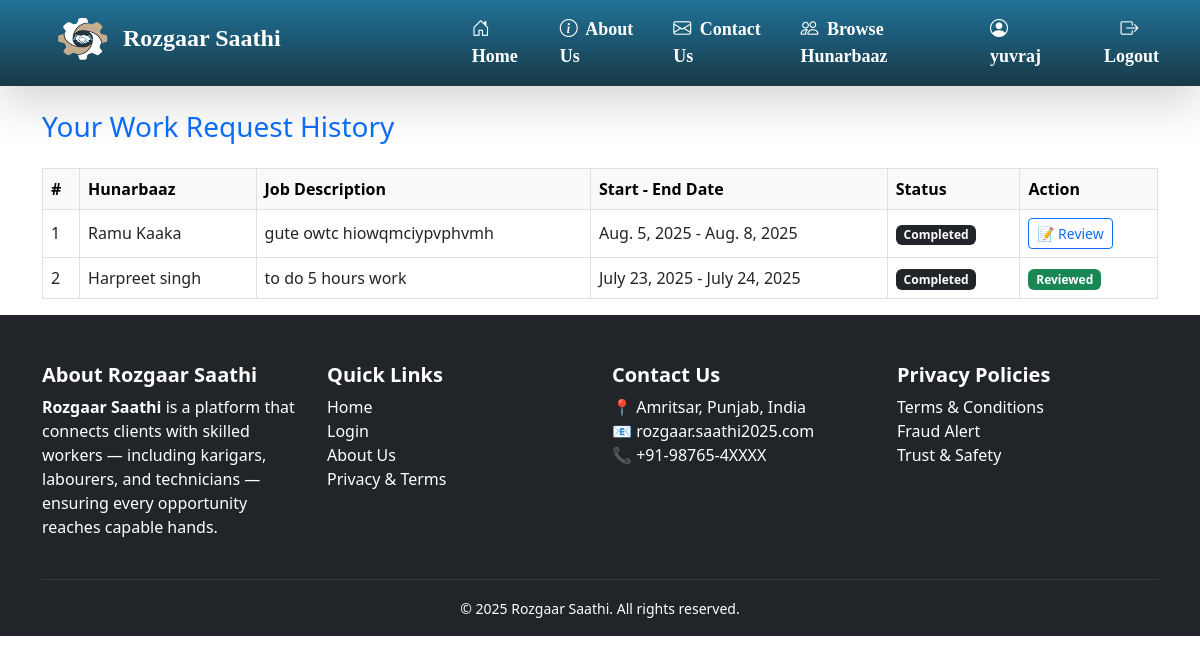
Page /client/requests/history/ (signed in) on the earlier database version.
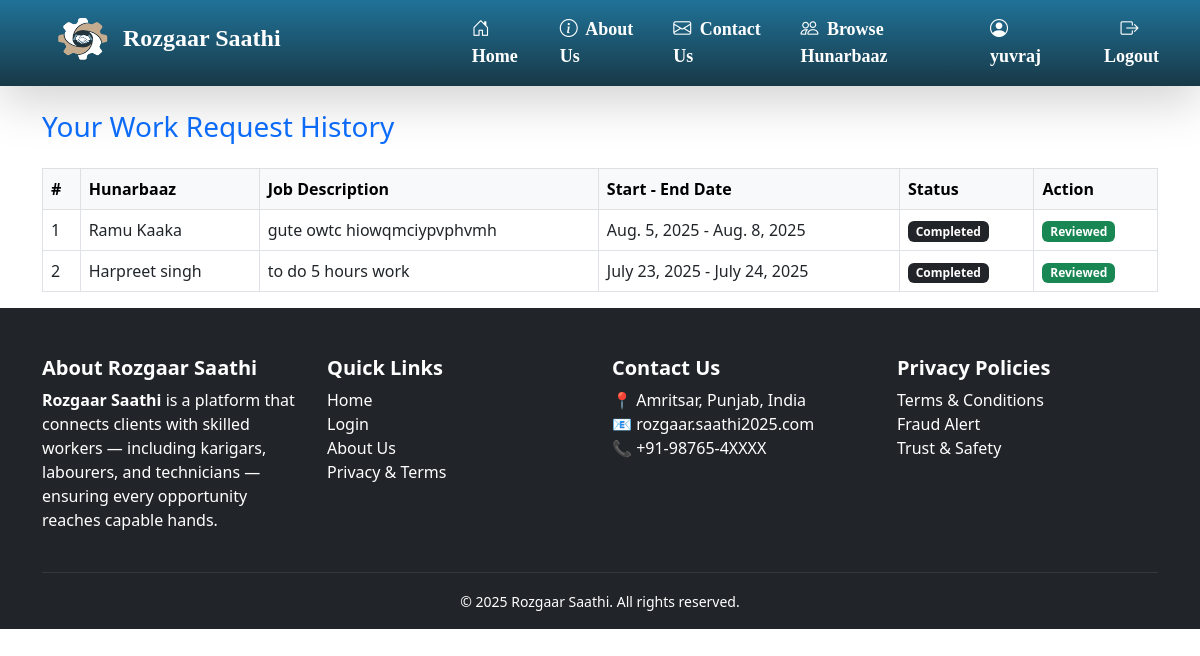
Same page on the later database version.
### client/models.py (models this page shows, shortened)
class PostRequest(models.Model):
    client = models.ForeignKey(User, on_delete=models.CASCADE, related_name='sent_requests')
    hunarbaaz = models.ForeignKey('hunarbaaz.Hunarbaaz', on_delete=models.CASCADE, related_name='received_requests')
    job_description = models.TextField()
    location = models.CharField(max_length=100)
    start_date = models.DateField(help_text="Start date of the job",null=False,blank=True)
    end_date = models.DateField(help_text="Expected completion date",null=False,blank=True)
    JOB_TYPE_CHOICES = [
        ('residential', 'Residential'),
        ('commercial', 'Commercial'),
    ]
    job_type = models.CharField(max_length=20,choices=JOB_TYPE_CHOICES,default='residential',help_text="Type of job location")
    working_hours = models.PositiveIntegerField(
        null=True,
        blank=True,
        help_text="Estimated total working hours for this job"
    )
    is_accepted = models.BooleanField(null=True, blank=True)  # None = Pending, True = Accepted, False = Rejected
    is_completed = models.BooleanField(default=False)
    is_cancelled = models.BooleanField(default=False, help_text="Whether the client has cancelled the request")
    created_at = models.DateTimeField(auto_now_add=True)
    rating = models.IntegerField(
    validators=[MinValueValidator(1), MaxValueValidator(5)],
    null=True,
    blank=True,
    help_text="Client rating after completion (1 to 5)"
)
    review = models.TextField(null=True, blank=True, help_text="Optional client feedback")

### hunarbaaz/models.py (models this page shows, shortened)
class Hunarbaaz(models.Model):
    SKILL_CHOICES = [
        ('', 'Tell us your skill'),  # placeholder
        ('Construction', 'Construction'),
        ('Electrician', 'Electrician'),
        ('Painter', 'Painter'),
        ('Domestic Worker', 'Domestic Worker'),
        ('Plumber', 'Plumber'),
        ('Carpenter', 'Carpenter'),
        ('Electronics Repair', 'Electronics Repair'),
        ('Mechanic', 'Mechanic'),
        ('Others', 'Others'),
    ]
    locations=[
        ('','Select you location'),
        ('Vallah/Verka','Vallah/Verka'),
        ('Hall Bazaar','Hall Bazaar'),
        ('Ranjit-Avenue','Ranjit-Avenue'),
        ('Company-bagh','Company-bagh'),
        ('Golden-gate','Golden-gate'),
        ('Putlighar','Putlighar'),
        ('Ramgharia gate','Ramgharia gate'),
        ('Batala-road','Batala-road'),
        ('Majitha-road','Majitha-road'),
        ('Ram Bagh','Ram Bagh'),
        ('other','other')
    ]
    GENDER_CHOICES = [("","-------"),
        ("M", "Male"),
        ("F", "Female"),
        ("O", "Other"),
    ]
    user = models.OneToOneField(User, on_delete=models.CASCADE)
    full_name = models.CharField(max_length=100)
    mobile = models.CharField(max_length=10,unique=True,validators=[mobile_validator])
    gender = models.CharField(
        max_length=1,
        choices=GENDER_CHOICES,
        default="M",
        verbose_name="Gender",
    )
    skill = models.CharField(max_length=50, choices=SKILL_CHOICES)
    location = models.CharField(max_length=100, choices=locations)
    experience = models.PositiveIntegerField(help_text="Years of experience")
    aadhaar_number = models.CharField(max_length=12,unique=True,validators=[aadhaar_validator])
    wages = models.PositiveIntegerField(help_text="required pay for 8 hours" ,blank=False,null=False, default=False)
    profile_pic = models.ImageField(upload_to='hunarbaaz/profile_pics/',null=True, blank=True)
    work_sample_1=models.ImageField(upload_to='hunarbaaz/work_samples/', null=True, blank=True)
    work_sample_2=models.ImageField(upload_to='hunarbaaz/work_samples/', null=True, blank=True)
    work_sample_3=models.ImageField(upload_to='hunarbaaz/work_samples/', null=True, blank=True)
    is_verified = models.BooleanField(default=False)
    created_at = models.DateTimeField(auto_now_add=True)

### client/views.py (the view)
# urls.py: path('requests/history/', views.request_history, name='request_history'),
@login_required
def request_history(request):
    requests = PostRequest.objects.filter(client=request.user).order_by('-created_at')
    return render(request, 'client/request_history.html', {'requests': requests})

### client/templates/client/request_history.html
{% extends 'base/base.html' %}
{% block content %}
  <div class="container mt-4">
    <h3 class="mb-4 text-primary">Your Work Request History</h3>
    <table class="table table-bordered table-hover align-middle">
      <thead class="table-light">
        <tr>
          <th>#</th>
          <th>Hunarbaaz</th>
          <th>Job Description</th>
          <th>Start - End Date</th>
          <th>Status</th>
          <th>Action</th>
        </tr>
      </thead>
      <tbody>
        {% for request in requests %}
          <tr>
            <td>{{ forloop.counter }}</td>
            <td>{{ request.hunarbaaz.full_name }}</td>
            <td>{{ request.job_description|truncatewords:10 }}</td>
            <td>{{ request.start_date }} - {{ request.end_date }}</td>
            <td>
              {% if request.is_cancelled %}
                <span class="badge bg-secondary">Cancelled</span>
              {% elif request.is_completed %}
                <span class="badge bg-dark">Completed</span>
              {% elif request.is_accepted == True %}
                <span class="badge bg-success">Accepted</span>
              {% elif request.is_accepted == False %}
                <span class="badge bg-danger">Rejected</span>
              {% else %}
                <span class="badge bg-warning text-dark">Pending</span>
              {% endif %}
            </td>
            <td>
              {% if request.is_completed and not request.rating %}
                <a href="{% url 'client:mark_as_completed' request.id %}" class="btn btn-sm btn-outline-primary">📝 Review</a>
              {% elif request.rating %}
                <span class="badge bg-success">Reviewed</span>
              {% else %}
                <span class="text-muted">-</span>
              {% endif %}
            </td>
          </tr>
        {% empty %}
          <tr>
            <td colspan="6" class="text-center text-muted">No work requests yet.</td>
          </tr>
        {% endfor %}
      </tbody>
    </table>
  </div>
{% endblock %}

Differences in the rows shown:
changed PostRequest "gute owtc hiowqmciypvphvmh": rating "📝 Review" → "Reviewed"
